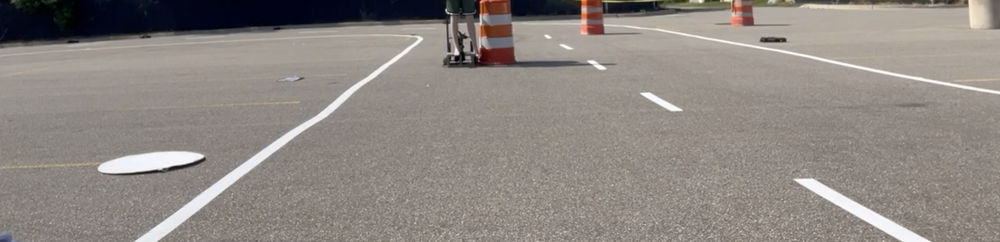
#> input picture algorithms/algorithm_32rr2m7i/src/curved_self_drive_left.png, 1000 x 242 px, shrunk from 3000 x 726 before the run
$ python lane_detect.py
#> lines starting #> are read from the running program, lines starting #| are printed output that depends on the picture; after the words box and inside, x2 and y2 are one past the last pixel; in counts of white or black regions, pixels touching at a corner belong together
import cv2
import numpy as np

class LaneDetector:
    def __init__(self):
        self.image_path = 'curved_self_drive_left.png'
        self.image = cv2.imread(self.image_path)
#> self.image is the input picture: shape (242, 1000, 3); mean B, G, R 130, 135.3, 141.9
        if self.image is None:
            raise ValueError("Error: Could not load image. Check the file path.")

        self.hsv_image = cv2.cvtColor(self.image, cv2.COLOR_BGR2HSV)
#> self.hsv_image: shape (242, 1000, 3); mean H, S, V 24.8, 35.7, 143.2
        self.height, self.width = self.image.shape[:2]
#> self.height = 242; self.width = 1000
        self.center_x = self.width // 2  # Vehicle's assumed center position
#> self.center_x = 500

    def preprocess_image(self):
        """Preprocesses the image to highlight lane lines."""
        # Convert to HSV and isolate white color (adjusted range)
        lower_white = np.array([0, 0, 180])
        upper_white = np.array([180, 50, 255])

        mask = cv2.inRange(self.hsv_image, lower_white, upper_white)
        result = cv2.bitwise_and(self.image, self.image, mask=mask)

        # Convert to grayscale and apply Gaussian Blur
        gray = cv2.cvtColor(result, cv2.COLOR_BGR2GRAY)
        blurred = cv2.GaussianBlur(gray, (5, 5), 0)

        # Apply Canny edge detection
        edges = cv2.Canny(blurred, 50, 150)

        return edges, mask

    def detect_dashed_lines(self, edges):
        """Detects dashed lines in the image based on gaps."""
        # Detect lines using Hough Transform
        lines = cv2.HoughLinesP(edges, 1, np.pi / 180, 40, minLineLength=50, maxLineGap=200)
        dashed_lines = []

        if lines is not None:
            for line in lines:
                x1, y1, x2, y2 = line[0]
                # Analyze gaps in lines to detect dashed lines
                if abs(x2 - x1) > 50:  # Filter for horizontal lines (x1 ≈ x2)
                    dashed_lines.append((x1, y1, x2, y2))

        return dashed_lines

    def classify_lane(self, dashed_lines):
        """Classifies lanes based on dashed line position."""
        left_lane, right_lane = [], []
        if dashed_lines:
            for line in dashed_lines:
                x1, y1, x2, y2 = line
                # Calculate the position of the dashed line
                center_x = (x1 + x2) / 2
                # Classify lanes based on dashed line
                if center_x < self.center_x:  # Left of the center
                    left_lane.append(line)
                else:  # Right of the center
                    right_lane.append(line)

        return left_lane, right_lane

    def get_vehicle_position(self, left_lane, right_lane):
        """Determines the vehicle's position relative to the lanes."""
        if left_lane and right_lane:
            # Find the center of the lanes (average position of left and right lanes)
            left_x = np.mean([x1 for x1, _, x2, _ in left_lane] + [x2 for x1, _, x2, _ in left_lane])
            right_x = np.mean([x1 for x1, _, x2, _ in right_lane] + [x2 for x1, _, x2, _ in right_lane])
            lane_center = (left_x + right_x) / 2

            # Compare the vehicle's position with the lane center
            if self.center_x < lane_center:
                return "left"  # Vehicle is closer to the left lane
            elif self.center_x > lane_center:
                return "right"  # Vehicle is closer to the right lane
            else:
                return "center"  # Vehicle is in the center of the lanes
        elif left_lane:
            return "left"
        elif right_lane:
            return "right"
        else:
            return "unknown"  # No lanes detected

    def detect_lane_position(self):
        """Detects lane position and visualizes lane detection."""
        edges, mask = self.preprocess_image()
#> in preprocess_image, `mask = cv2.inRange(self.hsv_image, lower_white, upper_white)`:
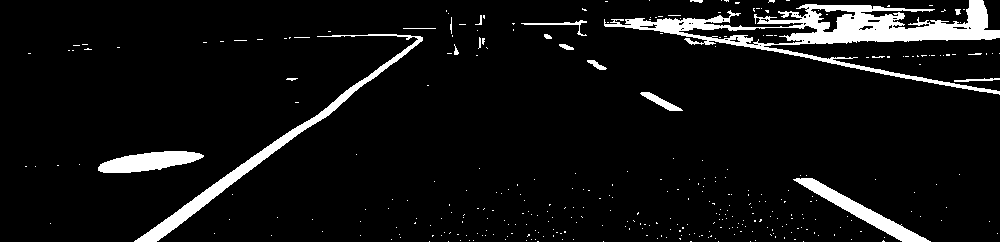
#> mask: shape (242, 1000); 6.7% white; 345 white regions (326 under 20 px), largest, box (x1, y1, x2, y2) and area: (604, 0, 1000, 95) 8378, (134, 34, 423, 242) 3156, (793, 178, 931, 242) 1658
#> in preprocess_image, `blurred = cv2.GaussianBlur(gray, (5, 5), 0)`:
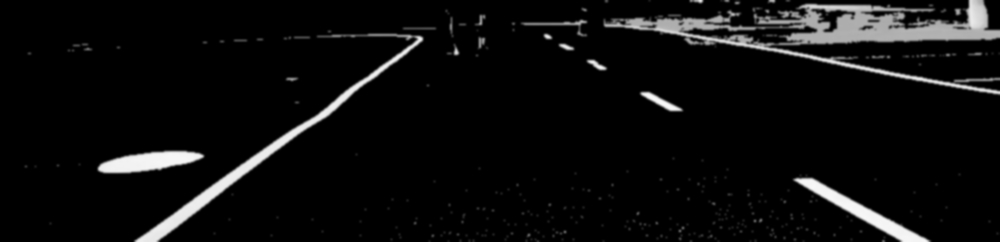
#> blurred: shape (242, 1000); min 0, max 249, mean 13.8
#> in preprocess_image, `edges = cv2.Canny(blurred, 50, 150)`:
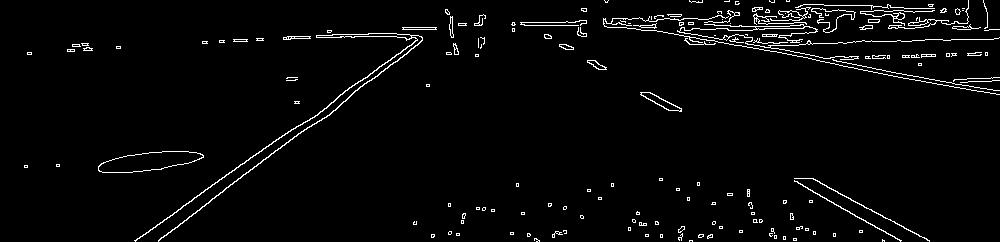
#> edges: shape (242, 1000); 2.9% white in thin lines or dots

        # Detect dashed lines
        dashed_lines = self.detect_dashed_lines(edges)
#> in detect_dashed_lines, `lines = cv2.HoughLinesP(edges, 1, np.pi / 180, 40, minLineLength=50, m..`: lines = 44 rows, first 6: [160, 238, 452, 18], [603, 21, 995, 90], [182, 206, 452, 17], [27, 53, 968, 3], [287, 36, 987, 23], [521, 23, 929, 240]
#> the loop in detect_dashed_lines, `for line in lines:` made 44 passes
#> (x1, y1, x2, y2) on passes 1 to 12: (160, 238, 452, 18), (603, 21, 995, 90), (182, 206, 452, 17), (27, 53, 968, 3), (287, 36, 987, 23), (521, 23, 929, 240), (403, 49, 998, 38), (158, 240, 452, 19), (402, 27, 987, 17), (327, 30, 987, 19), (327, 32, 987, 21), (351, 37, 984, 4)
#> after the loop in detect_dashed_lines, `for line in lines:`: dashed_lines = 44 items, first 6: (160, 238, 452, 18), (603, 21, 995, 90), (182, 206, 452, 17), (27, 53, 968, 3), (287, 36, 987, 23), (521, 23, 929, 240)

        # Classify lanes based on dashed lines
        left_lane, right_lane = self.classify_lane(dashed_lines)

        # Get vehicle's position
        vehicle_position = self.get_vehicle_position(left_lane, right_lane)

        # Draw detected lanes for debugging
        output = self.image.copy()
        for x1, y1, x2, y2 in left_lane:
            cv2.line(output, (x1, y1), (x2, y2), (255, 0, 0), 3)  # Blue for left lane
        for x1, y1, x2, y2 in right_lane:
            cv2.line(output, (x1, y1), (x2, y2), (0, 255, 0), 3)  # Green for right lane

        cv2.imshow("Lane Detection", output)
        cv2.waitKey(0)
        cv2.destroyAllWindows()

        print("Vehicle Position:", vehicle_position)

    def visualize_detection(self):
        """Draws detected lanes on the image."""
        output = self.image.copy()
        edges, mask = self.preprocess_image()

        dashed_lines = self.detect_dashed_lines(edges)
        left_lane, right_lane = self.classify_lane(dashed_lines)

        for x1, y1, x2, y2 in left_lane:
            cv2.line(output, (x1, y1), (x2, y2), (255, 0, 0), 2)  # Blue for left lane
        for x1, y1, x2, y2 in right_lane:
            cv2.line(output, (x1, y1), (x2, y2), (0, 255, 0), 2)  # Green for right lane

        cv2.imshow("Lane Detection", output)
        cv2.waitKey(0)
        cv2.destroyAllWindows()

    def main(self):
        self.detect_lane_position()
#> the loop in classify_lane, `for line in dashed_lines:` made 44 passes
#> (x1, y1, x2, y2, center_x) on passes 1 to 12: (160, 238, 452, 18, 306), (603, 21, 995, 90, 799), (182, 206, 452, 17, 317), (27, 53, 968, 3, 497.5), (287, 36, 987, 23, 637), (521, 23, 929, 240, 725), (403, 49, 998, 38, 700.5), (158, 240, 452, 19, 305), (402, 27, 987, 17, 694.5), (327, 30, 987, 19, 657), (327, 32, 987, 21, 657), (351, 37, 984, 4, 667.5)
#> after the loop in classify_lane, `for line in dashed_lines:`: left_lane = [(160, 238, 452, 18), (182, 206, 452, 17), (27, 53, 968, 3), (158, 240, 452, 19), (135, 240, 436, 29), (205, 189, 452, 16), (56, 164, 297, 135), (72, 44, 586, 35), (158, 241, 452, 20), (98, 167, 236, 181)]; right_lane = 34 items, first 6: (603, 21, 995, 90), (287, 36, 987, 23), (521, 23, 929, 240), (403, 49, 998, 38), (402, 27, 987, 17), (327, 30, 987, 19)
#> in get_vehicle_position, `left_x = np.mean([x1 for x1, _, x2, _ in left_lane] + [x2 for x1, _, x..`: left_x = 301.7
#> in get_vehicle_position, `right_x = np.mean([x1 for x1, _, x2, _ in right_lane] + [x2 for x1, _,..`: right_x = 721.2
#> in get_vehicle_position, `lane_center = (left_x + right_x) / 2`: lane_center = 511.4
#> in detect_lane_position, `vehicle_position = self.get_vehicle_position(left_lane, right_lane)`: vehicle_position = 'left'
#> the loop in detect_lane_position, `for x1, y1, x2, y2 in left_lane:` made 10 passes
#> after the loop in detect_lane_position, `for x1, y1, x2, y2 in left_lane:`:
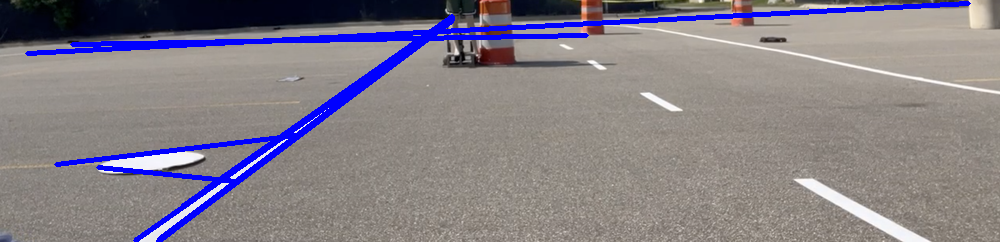
#> output: shape (242, 1000, 3); 5.26% of pixels changed, all inside (x1, y1, x2, y2) = (25, 1, 971, 242)
#> the loop in detect_lane_position, `for x1, y1, x2, y2 in right_lane:` made 34 passes
#> (x1, y1, x2, y2) on passes 1 to 12: (603, 21, 995, 90), (287, 36, 987, 23), (521, 23, 929, 240), (403, 49, 998, 38), (402, 27, 987, 17), (327, 30, 987, 19), (327, 32, 987, 21), (351, 37, 984, 4), (603, 18, 966, 82), (520, 22, 879, 229), (402, 50, 993, 39), (368, 33, 987, 22)
#> after the loop in detect_lane_position, `for x1, y1, x2, y2 in right_lane:`:
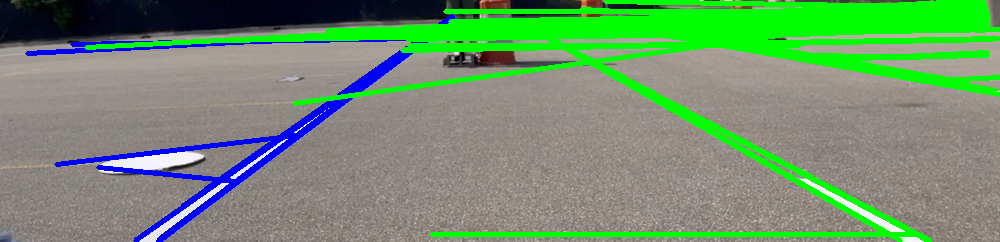
#> output: shape (242, 1000, 3); 15.28% of pixels changed, all inside (x1, y1, x2, y2) = (84, 0, 1000, 242)
#| Vehicle Position: left
        self.visualize_detection()
#> the loop in detect_dashed_lines (call 2), `for line in lines:` made 44 passes
#> the loop in classify_lane (call 2), `for line in dashed_lines:` made 44 passes
#> line on passes 24 to 35: (450, 23, 987, 14), (445, 11, 986, 11), (685, 38, 987, 27), (327, 31, 967, 20), (431, 234, 918, 234), (568, 49, 929, 241), (294, 103, 985, 6), (450, 21, 987, 12), (56, 164, 297, 135), (72, 44, 586, 35), (222, 40, 987, 26), (544, 35, 900, 240)
#> the loop in visualize_detection, `for x1, y1, x2, y2 in left_lane:` made 10 passes
#> after the loop in visualize_detection, `for x1, y1, x2, y2 in left_lane:`:
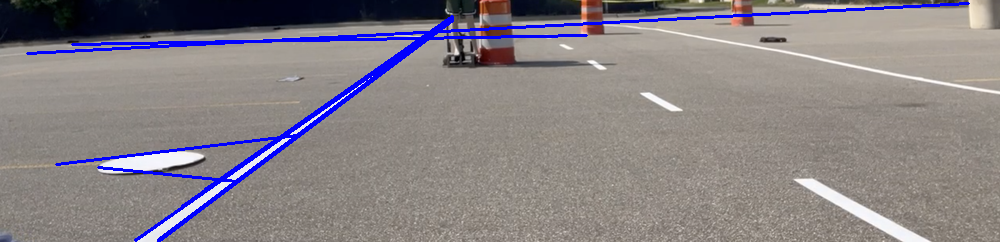
#> output: shape (242, 1000, 3); 3.5% of pixels changed, all inside (x1, y1, x2, y2) = (26, 2, 970, 242)
#> the loop in visualize_detection, `for x1, y1, x2, y2 in right_lane:` made 34 passes
#> after the loop in visualize_detection, `for x1, y1, x2, y2 in right_lane:`:
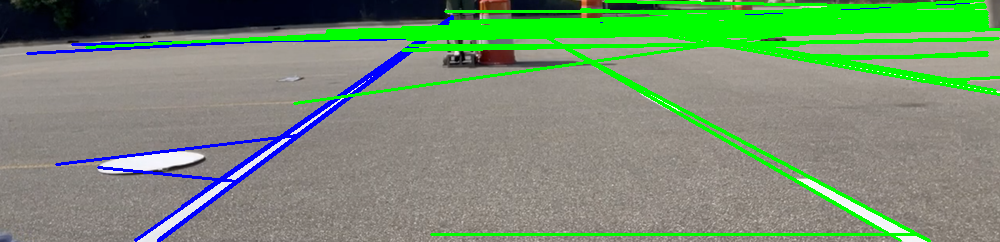
#> output: shape (242, 1000, 3); 11.95% of pixels changed, all inside (x1, y1, x2, y2) = (85, 0, 1000, 242)

if __name__ == '__main__':
    detector = LaneDetector()
    detector.main()

$ run again, with algorithms/algorithm_32rr2m7i/src/left.jpg saved as algorithms/algorithm_32rr2m7i/src/curved_self_drive_left.png
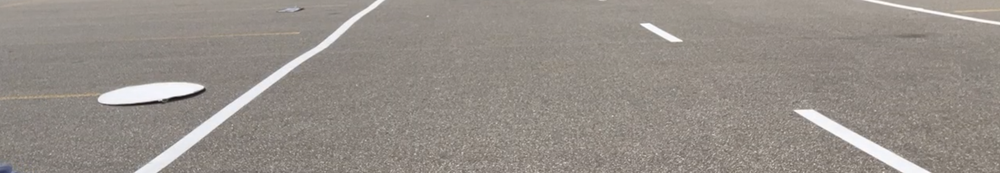
#> input picture algorithms/algorithm_32rr2m7i/src/left.jpg, 1000 x 173 px, shrunk from 3000 x 518 before the run
#> in __init__, self.image is the input picture: shape (173, 1000, 3); mean B, G, R 136.1, 142.3, 149
#> self.hsv_image: shape (173, 1000, 3); mean H, S, V 18, 22.9, 149.1
#> in preprocess_image, `mask = cv2.inRange(self.hsv_image, lower_white, upper_white)`:
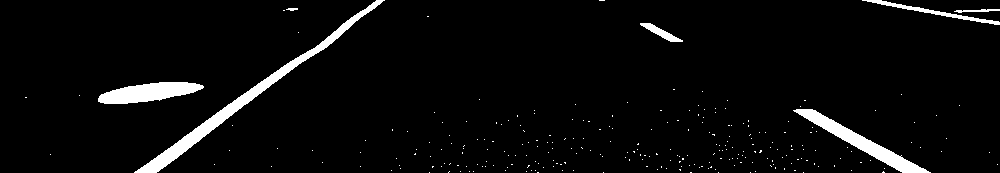
#> mask: shape (173, 1000); 4.1% white; 262 white regions (255 under 20 px), largest, box (x1, y1, x2, y2) and area: (134, 0, 385, 173) 2740, (793, 109, 931, 173) 1669, (98, 82, 204, 104) 1482
#> edges: shape (173, 1000); 1.6% white in thin lines or dots
#> lines = 13 rows, first 6: [158, 171, 383, 1], [178, 140, 374, 2], [650, 23, 929, 171], [862, 1, 995, 24], [794, 112, 901, 171], [649, 23, 929, 172]
#> the loop in detect_dashed_lines, `for line in lines:` made 13 passes
#> after the loop in detect_dashed_lines, `for line in lines:`: dashed_lines = 13 items, first 6: (158, 171, 383, 1), (178, 140, 374, 2), (650, 23, 929, 171), (862, 1, 995, 24), (794, 112, 901, 171), (649, 23, 929, 172)
#> the loop in classify_lane, `for line in dashed_lines:` made 13 passes
#> (x1, y1, x2, y2, center_x) on passes 1 to 8: (158, 171, 383, 1, 270.5), (178, 140, 374, 2, 276), (650, 23, 929, 171, 789.5), (862, 1, 995, 24, 928.5), (794, 112, 901, 171, 847.5), (649, 23, 929, 172, 789), (882, 1, 998, 21, 940), (135, 171, 336, 30, 235.5)
#> after the loop in classify_lane, `for line in dashed_lines:`: left_lane = [(158, 171, 383, 1), (178, 140, 374, 2), (135, 171, 336, 30), (255, 96, 341, 35), (118, 88, 296, 66), (177, 158, 359, 11), (112, 103, 249, 89)]; right_lane = [(650, 23, 929, 171), (862, 1, 995, 24), (794, 112, 901, 171), (649, 23, 929, 172), (882, 1, 998, 21), (448, 164, 900, 172)]
#> left_x = 247.9
#> right_x = 828.1
#> lane_center = 538
#> vehicle_position = 'left'
#> the loop in detect_lane_position, `for x1, y1, x2, y2 in left_lane:` made 7 passes
#> the loop in detect_lane_position, `for x1, y1, x2, y2 in right_lane:` made 6 passes
#| Vehicle Position: left
#> the loop in detect_dashed_lines (call 2), `for line in lines:` made 13 passes
#> the loop in classify_lane (call 2), `for line in dashed_lines:` made 13 passes
#> the loop in visualize_detection, `for x1, y1, x2, y2 in left_lane:` made 7 passes
#> the loop in visualize_detection, `for x1, y1, x2, y2 in right_lane:` made 6 passes
#> after the loop in visualize_detection, `for x1, y1, x2, y2 in right_lane:`:
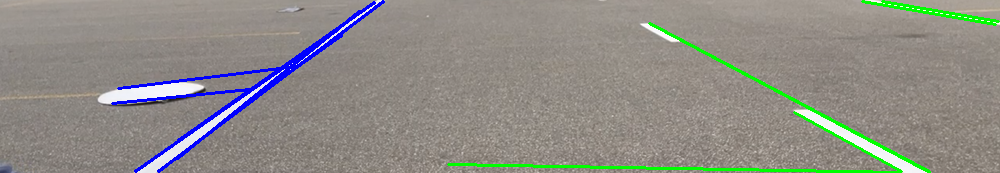
#> output: shape (173, 1000, 3); mean B, G, R 134.3, 140.6, 141.9
